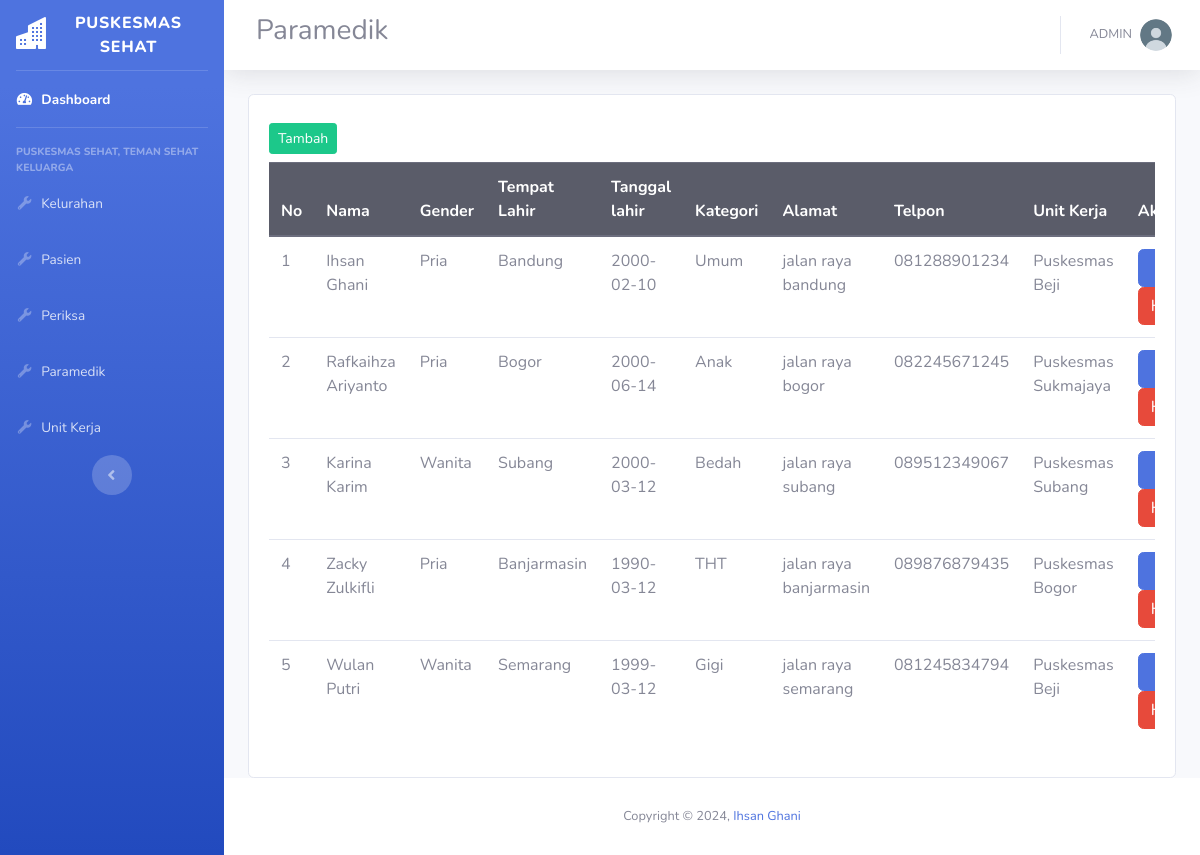
Screenshot of /admin/paramedik/index.php with the database file from the repository.
### tables this page shows
CREATE TABLE `paramedik` (
  `id` int(11) NOT NULL,
  `nama` varchar(45) DEFAULT NULL,
  `gender` char(1) DEFAULT NULL,
  `tmp_lahir` varchar(45) DEFAULT NULL,
  `tgl_lahir` date DEFAULT NULL,
  `kategori` enum('Umum','THT','Anak','Bedah','Gigi') DEFAULT NULL,
  `telpon` varchar(45) DEFAULT NULL,
  `alamat` varchar(100) DEFAULT NULL,
  `unit_kerja_id` int(11) NOT NULL
);

CREATE TABLE `unit_kerja` (
  `id` int(11) NOT NULL,
  `nama` varchar(45) NOT NULL
);

### admin/paramedik/index.php (the view, shortened to what this page needs)
<!DOCTYPE html>
<html lang="en">
<?php
include_once('../include/meta.php');
require_once('../dbkoneksi.php');
?>
<link rel="stylesheet" href="https://cdn.jsdelivr.net/npm/bootstrap-icons@1.11.3/font/bootstrap-icons.min.css">
<body id="page-top">
    <div id="wrapper">
        <?php include_once('../include/header.php') ?>
        <div id="content-wrapper" class="d-flex flex-column">
            <div id="content">
                <nav class="navbar navbar-expand navbar-light bg-white topbar mb-4 static-top shadow">
                    <form class="d-none d-sm-inline-block form-inline mr-auto ml-md-3 my-2 my-md-0 mw-100 navbar-search">
                        <div class="input-group">
                            <h3>Paramedik</h3>
                        </div>
                    </form>
                    <ul class="navbar-nav ml-auto">
                        <li class="nav-item dropdown no-arrow">
                            <a class="nav-link dropdown-toggle" href="#" id="userDropdown" role="button" data-toggle="dropdown" aria-haspopup="true" aria-expanded="false">
                                <span class="mr-2 d-none d-lg-inline text-gray-600 small">ADMIN</span>
                                <img class="img-profile rounded-circle" src="../img/user.png">
                            </a>
                        </li>
                    </ul>
                </nav>
                <div class="container-fluid">
                    <div class="row">
                        <div class="col-md-12">
                            <div class="card">
                                <div class="card-body">
                                    <a href="tambah.php" class="btn btn-success btn-sm my-2">Tambah</a>
                                    <div class="table-responsive">
                                        <table class="table table-hover">
                                            <thead class="thead-dark">
                                                <tr>
                                                    <th>No</th>
                                                    <th>Nama</th>
                                                    <th>Gender</th>
                                                    <th>Tempat Lahir</th>
                                                    <th>Tanggal lahir</th>
                                                    <th>Kategori</th>
                                                    <th>Alamat</th>
                                                    <th>Telpon</th>
                                                    <th>Unit Kerja</th>
                                                    <th>Aksi</th>
                                                </tr>
                                            </thead>
                                            <tbody>
                                                <?php
                                                $no = 1;
                                                $sql = "SELECT paramedik.*, unit_kerja.nama as unit_kerja FROM paramedik INNER JOIN unit_kerja ON paramedik.unit_kerja_id = unit_kerja.id";
                                                $stmt = $dbh->prepare($sql);
                                                $stmt->execute();
                                                $result = $stmt->fetchAll();
                                                foreach ($result as $row) { ?>
                                                    <tr>
                                                        <td><?= $no++ ?></td>
                                                        <td><?= $row['nama'] ?></td>
                                                        <td>
                                                            <?php
                                                            if ($row['gender'] == 0) {
                                                                echo "Wanita";
                                                            } else {
                                                                echo "Pria";
                                                            }
                                                            ?>
                                                        </td>
                                                        <td><?= $row['tmp_lahir'] ?></td>
                                                        <td><?= $row['tgl_lahir'] ?></td>
                                                        <td><?= $row['kategori'] ?></td>
                                                        <td><?= $row['alamat'] ?></td>
                                                        <td><?= $row['telpon'] ?></td>
                                                        <td><?= $row['unit_kerja'] ?></td>
                                                        <td>
                                                            <a href="edit.php?id=<?= $row['id'] ?>"><span class="btn btn-primary w-100">Edit</span></a>
                                                            <br>
                                                            <a href="hapus.php?id=<?= $row['id'] ?>"><span class="btn btn-danger w-100">Hapus</span></a>
                                                        </td>
                                                    </tr>
                                                <?php }
                                                ?>
                                            </tbody>
                                        </table>
                                    </div>
                                </div>
                            </div>
                        </div>
                    </div>
                </div>
            </div>
            <?php include_once('../include/footer.php') ?>
        </div>
    </div>
</body>
</html>

### admin/include/meta.php (shortened to what this page needs)
<head>
    <?php
    $url = "http://localhost/puskesmas-app/admin/";
    ?>
    <link href="<?= $url ?>/vendor/fontawesome-free/css/all.min.css" rel="stylesheet" type="text/css">
    <link href="<?= $url ?>css/sb-admin-2.min.css" rel="stylesheet">
</head>

### admin/include/header.php
<ul class="navbar-nav bg-gradient-primary sidebar sidebar-dark accordion" id="accordionSidebar">
    <a class="sidebar-brand d-flex align-items-center justify-content-center" href="index.php">
        <div class="sidebar-brand-icon">
            <i class="bi bi-buildings-fill"></i>
        </div>
        <div class="sidebar-brand-text mx-3">Puskesmas Sehat</div>
    </a>
    <hr class="sidebar-divider my-0">
    <li class="nav-item active">
        <a class="nav-link" href="<?= $url ?>index.php">
            <i class="fas fa-fw fa-tachometer-alt"></i>
            <span>Dashboard</span></a>
    </li>
    <hr class="sidebar-divider">
    <div class="sidebar-heading">
    Puskesmas Sehat, Teman Sehat Keluarga
    </div>
    <li class="nav-item">
        <a class="nav-link collapsed" href="<?= $url ?>kelurahan">
            <i class="fas fa-fw fa-wrench"></i>
            <span>Kelurahan</span>
        </a>
    </li>
    <li class="nav-item">
        <a class="nav-link collapsed" href="<?= $url ?>pasien">
            <i class="fas fa-fw fa-wrench"></i>
            <span>Pasien</span>
        </a>
    </li>
    <li class="nav-item">
        <a class="nav-link collapsed" href="<?= $url ?>periksa">
            <i class="fas fa-fw fa-wrench"></i>
            <span>Periksa</span>
        </a>
    </li>
    <li class="nav-item">
        <a class="nav-link collapsed" href="<?= $url ?>paramedik">
            <i class="fas fa-fw fa-wrench"></i>
            <span>Paramedik</span>
        </a>
    </li>
    <li class="nav-item">
        <a class="nav-link collapsed" href="<?= $url ?>unit_kerja">
            <i class="fas fa-fw fa-wrench"></i>
            <span>Unit Kerja</span>
        </a>
    </li>
            <div class="text-center d-none d-md-inline">
                <button class="rounded-circle border-0" id="sidebarToggle"></button>
            </div>
</ul>

### admin/include/footer.php (shortened to what this page needs)
<footer class="sticky-footer bg-white">
    <div class="container my-auto">
        <div class="copyright text-center my-auto">
            <span>Copyright &copy; 2024, <a href="https://www.instagram.com/ihsnghnii/">Ihsan Ghani</a></span>
        </div>
    </div>
</footer>

### rows the page displays
paramedik: nama "Ihsan Ghani", gender "Pria", tmp_lahir "Bandung", tgl_lahir "2000-02-10", kategori "Umum", alamat "jalan raya bandung", telpon "081288901234", unit_kerja.nama "Puskesmas Beji"
paramedik: nama "Rafkaihza Ariyanto", gender "Pria", tmp_lahir "Bogor", tgl_lahir "2000-06-14", kategori "Anak", alamat "jalan raya bogor", telpon "082245671245", unit_kerja.nama "Puskesmas Sukmajaya"
paramedik: nama "Karina Karim", gender "Wanita", tmp_lahir "Subang", tgl_lahir "2000-03-12", kategori "Bedah", alamat "jalan raya subang", telpon "089512349067", unit_kerja.nama "Puskesmas Subang"
paramedik: nama "Zacky Zulkifli", gender "Pria", tmp_lahir "Banjarmasin", tgl_lahir "1990-03-12", kategori "THT", alamat "jalan raya banjarmasin", telpon "089876879435", unit_kerja.nama "Puskesmas Bogor"
paramedik: nama "Wulan Putri", gender "Wanita", tmp_lahir "Semarang", tgl_lahir "1999-03-12", kategori "Gigi", alamat "jalan raya semarang", telpon "081245834794", unit_kerja.nama "Puskesmas Beji"
